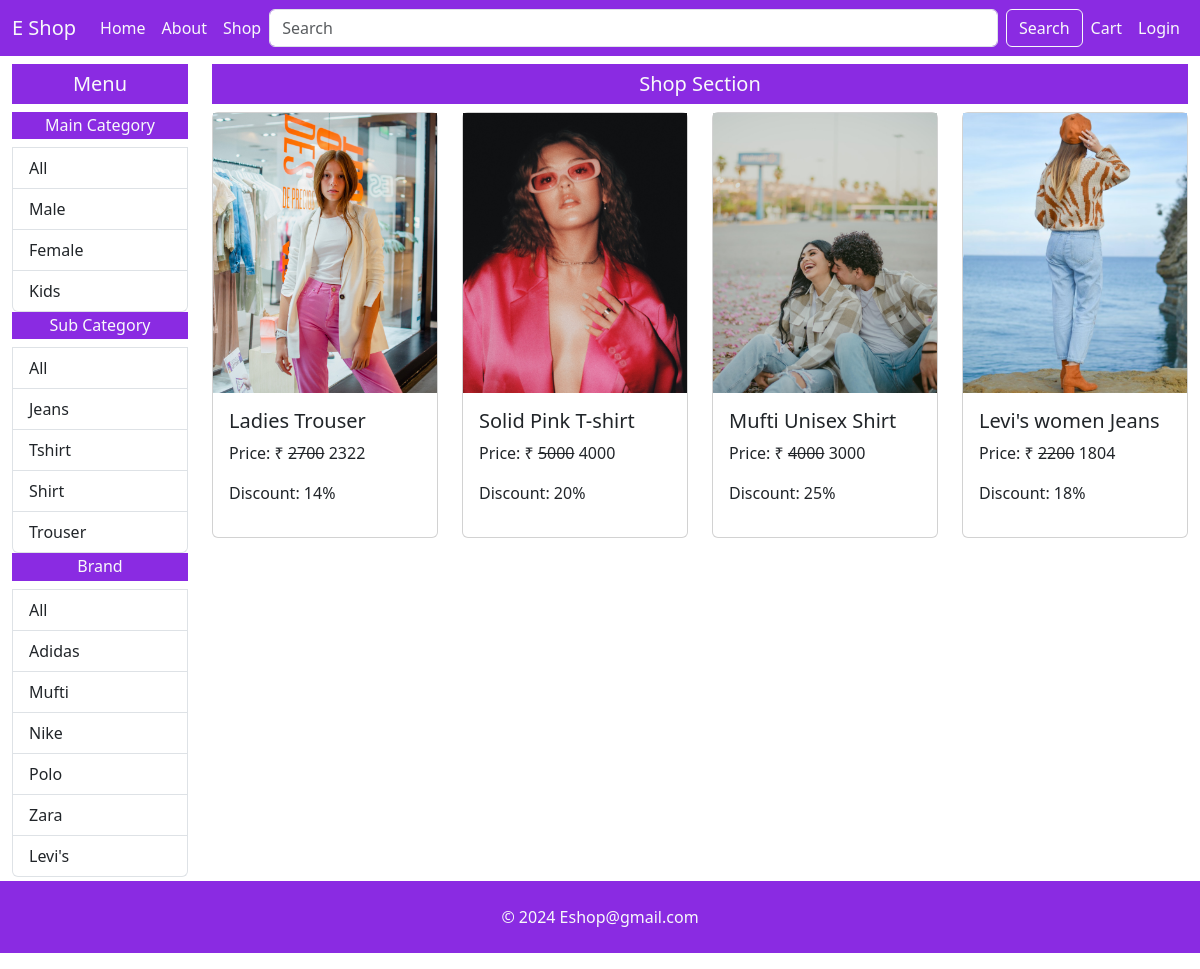
/shop/Female/all/all/, run on the app's committed database.
### MainApp/models.py (models this page shows, shortened)
class Maincategory(models.Model):
    id = models.AutoField(primary_key=True)
    name = models.CharField(max_length=100)

class Subcategory(models.Model):
    id = models.AutoField(primary_key=True)
    name = models.CharField(max_length=100)

class Brand(models.Model):
    id = models.AutoField(primary_key=True)
    name = models.CharField(max_length=100)

class Product(models.Model):
    id = models.AutoField(primary_key=True)
    name = models.CharField(max_length=100)
    maincategory = models.ForeignKey(Maincategory , on_delete=models.CASCADE)
    subcategory = models.ForeignKey(Subcategory , on_delete=models.CASCADE)
    brand = models.ForeignKey(Brand , on_delete=models.CASCADE)
    seller = models.ForeignKey(Seller, on_delete=models.CASCADE , default=None)
    baseprice = models.IntegerField()
    discount = models.IntegerField()
    finalprice = models.IntegerField()
    size = models.CharField(max_length=100)
    color = models.CharField(max_length=100)
    description = models.TextField()
    stock = models.CharField(max_length=20 , default='In Stock')
    pic1 = models.ImageField(upload_to='images')
    pic2 = models.ImageField(upload_to='images', default=None , null=True, blank=True)
    pic3 = models.ImageField(upload_to='images', default=None , null=True, blank=True)

### MainApp/views.py (the view)
# urls.py: path('shop/<mc>/<sc>/<br>/', shop),
def shop(request,mc,sc,br):
    maincategory = Maincategory.objects.all()
    subcategory = Subcategory.objects.all()
    brand = Brand.objects.all()
    if(mc=='all' and sc=='all' and br=='all'):
        product = Product.objects.all()
    elif(mc!='all' and sc=='all' and br=='all'):
        product = Product.objects.filter(maincategory=Maincategory.objects.get(name=mc))
    elif(mc=='all' and sc!='all' and br=='all'):
        product = Product.objects.filter(subcategory=Subcategory.objects.get(name=sc))
    elif(mc=='all' and sc=='all' and br!='all'):
        product = Product.objects.filter(brand=Brand.objects.get(name=br))
    elif(mc!='all' and sc!='all' and br=='all'):
        product = Product.objects.filter(maincategory=Maincategory.objects.get(name=mc),subcategory=Subcategory.objects.get(name=sc))
    elif(mc!='all' and sc=='all' and br!='all'):
        product = Product.objects.filter(maincategory=Maincategory.objects.get(name=mc),brand=Brand.objects.get(name=br))
    elif(mc=='all' and sc!='all' and br!='all'):
        product = Product.objects.filter(subcategory=Subcategory.objects.get(name=sc),brand=Brand.objects.get(name=br))
    else:
        product = Product.objects.filter(maincategory=Maincategory.objects.get(name=mc),subcategory=Subcategory.objects.get(name=sc),brand=Brand.objects.get(name=br))
    product = product[::-1]
    context = {"title":"Shop","product": product, "Maincategory":maincategory , "Subcategory" : subcategory , "Brand" : brand, "mc":mc, "sc":sc, "br":br}
    return render(request, 'shop.html',context)

### MainApp/templates/shop.html
{% extends 'base.html' %}
{% load static %}
{% block start %}
<div class="container-fluid mt-2">
    <div class="row">
        <div class="col-xl-2 col-lg-3 col-md-4 col-sm-6 col-12">
            <h5 class="background text-light p-2 text-center">Menu</h5>
            <div class="list-group">
                <h6 class="background text-light p-1 text-center">Main Category</h6>
                <a href="/shop/all/{{sc}}/{{br}}/" class="list-group-item list-group-item-action">All</a>
                {% for i in Maincategory %}
                <a href="/shop/{{i.name}}/{{sc}}/{{br}}/" class="list-group-item list-group-item-action">{{i.name}}</a>
                {% endfor %}
            </div>
            <div class="list-group">
                <h6 class="background text-light p-1 text-center">Sub Category</h6>
                <a href="/shop/{{mc}}/all/{{br}}/" class="list-group-item list-group-item-action">All</a>
                {% for i in Subcategory %}
                <a href="/shop/{{mc}}/{{i.name}}/{{br}}/" class="list-group-item list-group-item-action">{{i.name}}</a>
                {% endfor %}
            </div>
            <div class="list-group">
                <h6 class="background text-light p-1 text-center">Brand</h6>
                <a href="/shop/{{mc}}/{{sc}}/all/" class="list-group-item list-group-item-action">All</a>
                {% for i in Brand %}
                <a href="/shop/{{mc}}/{{sc}}/{{i.name}}/" class="list-group-item list-group-item-action">{{i.name}}</a>
                {% endfor %}
            </div>
        </div>
        <div class="col-xl-10 col-lg-9 col-md-8 col-sm-6 col-12">
            <h5 class="background text-light p-2 text-center">Shop Section</h5>
            <div class="row">
                {% for i in product %}
                <div class="col-xl-3 col-lg-4 col-md-6 col-sm-6 col-12 mb-3">
                    <div class="card">
                        {% if i.pic1 %}
                       <a href="/single-product/{{i.id}}/"><img src="{{i.pic1.url}}" alt="" width="100%" style="height: 280px; object-fit: cover;"></a>
                        {% else %}
                        <img src="{% static 'images/noimageu.png' %}" alt="" style="height: 280px; object-fit: cover;">
                        {% endif %}
                        <div class="card-body">
                            <h5 class="card-title">{{i.name}}</h5>
                            <p>Price: &#8377; <del> {{i.baseprice}}</del> {{i.finalprice}}</p>
                            <p>Discount: {{i.discount}}%</p>
                        </div>
                    </div>
                </div>
                {% endfor %}
            </div>
        </div>
    </div>
</div>
{% endblock %}

### MainApp/static/css/Style.css (style rules this page uses)
.background { background-color: blueviolet; }

### data on the page
Maincategory: name "Male"
Maincategory: name "Female"
Maincategory: name "Kids"
Subcategory: name "Jeans"
Subcategory: name "Tshirt"
Subcategory: name "Shirt"
Subcategory: name "Trouser"
Brand: name "Adidas"
Brand: name "Mufti"
Brand: name "Nike"
Brand: name "Polo"
Brand: name "Zara"
Brand: name "Levi's"
Product: pic1 (picture), name "Ladies Trouser", baseprice "2700", finalprice "2322", discount "14"
Product: pic1 (picture), name "Solid Pink T-shirt", baseprice "5000", finalprice "4000", discount "20"
Product: pic1 (picture), name "Mufti Unisex Shirt", baseprice "4000", finalprice "3000", discount "25"
Product: pic1 (picture), name "Levi's women Jeans", baseprice "2200", finalprice "1804", discount "18"
